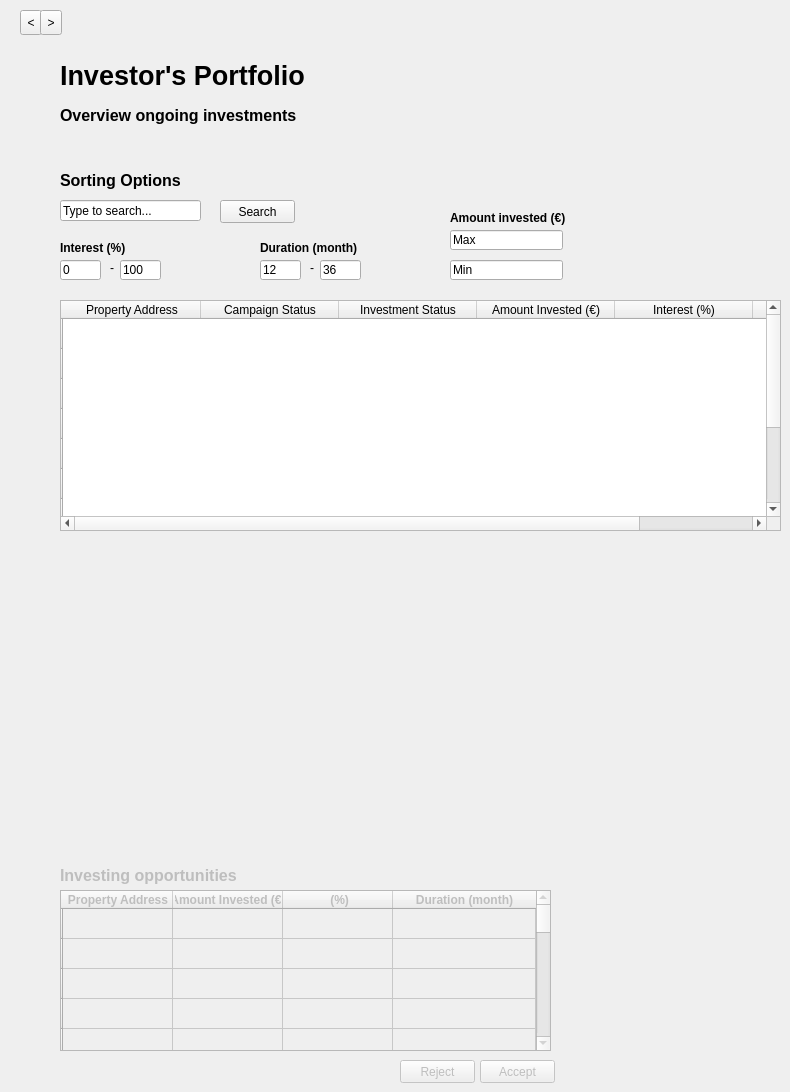
  <widget class="QWidget" name="investors_portfolio">
   <widget class="QLineEdit" name="ip_duration2_lineedit">
    <property name="geometry">
     <rect>
      <x>320</x>
      <y>260</y>
      <width>41</width>
      <height>20</height>
     </rect>
    </property>
    <property name="text">
     <string>36</string>
    </property>
   </widget>
   <widget class="QLabel" name="ip_sorting_options_label">
    <property name="geometry">
     <rect>
      <x>60</x>
      <y>170</y>
      <width>161</width>
      <height>21</height>
     </rect>
    </property>
    <property name="font">
     <font>
      <pointsize>12</pointsize>
      <weight>50</weight>
      <bold>false</bold>
     </font>
    </property>
    <property name="text">
     <string>&lt;html&gt;&lt;head/&gt;&lt;body&gt;&lt;p&gt;&lt;span style=&quot; font-weight:600;&quot;&gt;Sorting Options&lt;/span&gt;&lt;/p&gt;&lt;/body&gt;&lt;/html&gt;</string>
    </property>
   </widget>
   <widget class="QLabel" name="ip_duration_label">
    <property name="geometry">
     <rect>
      <x>260</x>
      <y>240</y>
      <width>151</width>
      <height>16</height>
     </rect>
    </property>
    <property name="font">
     <font>
      <weight>75</weight>
      <bold>true</bold>
     </font>
    </property>
    <property name="text">
     <string>Duration (month)</string>
    </property>
   </widget>
   <widget class="QPushButton" name="ip_search_pushbutton">
    <property name="geometry">
     <rect>
      <x>220</x>
      <y>200</y>
      <width>75</width>
      <height>23</height>
     </rect>
    </property>
    <property name="text">
     <string>Search</string>
    </property>
   </widget>
   <widget class="QLineEdit" name="ip_interest2_lineedit">
    <property name="geometry">
     <rect>
      <x>120</x>
      <y>260</y>
      <width>41</width>
      <height>20</height>
     </rect>
    </property>
    <property name="text">
     <string>100</string>
    </property>
   </widget>
   <widget class="QLabel" name="ip_duration_dash_label">
    <property name="geometry">
     <rect>
      <x>310</x>
      <y>260</y>
      <width>16</width>
      <height>16</height>
     </rect>
    </property>
    <property name="text">
     <string>-</string>
    </property>
   </widget>
   <widget class="QTableWidget" name="ip_investing_opportunities_table">
    <property name="enabled">
     <bool>false</bool>
    </property>
    <property name="geometry">
     <rect>
      <x>60</x>
      <y>890</y>
      <width>491</width>
      <height>161</height>
     </rect>
    </property>
    <property name="maximumSize">
     <size>
      <width>641</width>
      <height>16777215</height>
     </size>
    </property>
    <property name="font">
     <font>
      <weight>75</weight>
      <bold>true</bold>
     </font>
    </property>
    <property name="alternatingRowColors">
     <bool>false</bool>
    </property>
    <attribute name="horizontalHeaderDefaultSectionSize">
     <number>110</number>
    </attribute>
    <attribute name="horizontalHeaderStretchLastSection">
     <bool>true</bool>
    </attribute>
    <row>
     <property name="text">
      <string/>
     </property>
    </row>
    <row>
     <property name="text">
      <string/>
     </property>
    </row>
    <row>
     <property name="text">
      <string/>
     </property>
    </row>
    <row>
     <property name="text">
      <string/>
     </property>
    </row>
    <row>
     <property name="text">
      <string/>
     </property>
    </row>
    <row>
     <property name="text">
      <string/>
     </property>
    </row>
    <row>
     <property name="text">
      <string/>
     </property>
    </row>
    <row>
     <property name="text">
      <string/>
     </property>
    </row>
    <row>
     <property name="text">
      <string/>
     </property>
    </row>
    <row>
     <property name="text">
      <string/>
     </property>
    </row>
    <row>
     <property name="text">
      <string/>
     </property>
    </row>
    <row>
     <property name="text">
      <string/>
     </property>
    </row>
    <row>
     <property name="text">
      <string/>
     </property>
    </row>
    <row>
     <property name="text">
      <string/>
     </property>
    </row>
    <row>
     <property name="text">
      <string/>
     </property>
    </row>
    <row>
     <property name="text">
      <string/>
     </property>
    </row>
    <row>
     <property name="text">
      <string/>
     </property>
    </row>
    <row>
     <property name="text">
      <string/>
     </property>
    </row>
    <row>
     <property name="text">
      <string/>
     </property>
    </row>
    <column>
     <property name="text">
      <string>Property Address</string>
     </property>
    </column>
    <column>
     <property name="text">
      <string>Amount Invested (€)</string>
     </property>
     <property name="font">
      <font>
       <weight>75</weight>
       <bold>true</bold>
      </font>
     </property>
    </column>
    <column>
     <property name="text">
      <string> (%)</string>
     </property>
     <property name="font">
      <font>
       <weight>75</weight>
       <bold>true</bold>
      </font>
     </property>
    </column>
    <column>
     <property name="text">
      <string>Duration (month)</string>
     </property>
     <property name="font">
      <font>
       <weight>75</weight>
       <bold>true</bold>
      </font>
     </property>
    </column>
   </widget>
   <widget class="QLabel" name="ip_ongoing_investments_label">
    <property name="geometry">
     <rect>
      <x>60</x>
      <y>100</y>
      <width>291</width>
      <height>31</height>
     </rect>
    </property>
    <property name="font">
     <font>
      <pointsize>12</pointsize>
      <weight>50</weight>
      <bold>false</bold>
     </font>
    </property>
    <property name="text">
     <string>&lt;html&gt;&lt;head/&gt;&lt;body&gt;&lt;p&gt;&lt;span style=&quot; font-weight:600;&quot;&gt;Overview ongoing investments&lt;/span&gt;&lt;/p&gt;&lt;/body&gt;&lt;/html&gt;</string>
    </property>
   </widget>
   <widget class="QLabel" name="ip_interest_dash_label">
    <property name="geometry">
     <rect>
      <x>110</x>
      <y>260</y>
      <width>16</width>
      <height>16</height>
     </rect>
    </property>
    <property name="text">
     <string>-</string>
    </property>
   </widget>
   <widget class="QLabel" name="ip_investors_portfolio_label">
    <property name="geometry">
     <rect>
      <x>60</x>
      <y>60</y>
      <width>311</width>
      <height>31</height>
     </rect>
    </property>
    <property name="font">
     <font>
      <pointsize>20</pointsize>
      <weight>75</weight>
      <bold>true</bold>
     </font>
    </property>
    <property name="text">
     <string>Investor's Portfolio</string>
    </property>
   </widget>
   <widget class="QLineEdit" name="ip_duration1_lineedit">
    <property name="geometry">
     <rect>
      <x>260</x>
      <y>260</y>
      <width>41</width>
      <height>20</height>
     </rect>
    </property>
    <property name="text">
     <string>12</string>
    </property>
   </widget>
   <widget class="QLineEdit" name="ip_min_amount_lineedit">
    <property name="geometry">
     <rect>
      <x>450</x>
      <y>260</y>
      <width>113</width>
      <height>20</height>
     </rect>
    </property>
    <property name="text">
     <string>Min</string>
    </property>
   </widget>
   <widget class="QPushButton" name="ip_reject_pushbutton">
    <property name="enabled">
     <bool>false</bool>
    </property>
    <property name="geometry">
     <rect>
      <x>400</x>
      <y>1060</y>
      <width>75</width>
      <height>23</height>
     </rect>
    </property>
    <property name="text">
     <string>Reject</string>
    </property>
   </widget>
   <widget class="QLabel" name="ip_amount_invested_label">
    <property name="geometry">
     <rect>
      <x>450</x>
      <y>210</y>
      <width>171</width>
      <height>16</height>
     </rect>
    </property>
    <property name="font">
     <font>
      <weight>75</weight>
      <bold>true</bold>
     </font>
    </property>
    <property name="text">
     <string>Amount invested (€)</string>
    </property>
   </widget>
   <widget class="QLineEdit" name="ip_max_lineedit">
    <property name="geometry">
     <rect>
      <x>450</x>
      <y>230</y>
      <width>113</width>
      <height>20</height>
     </rect>
    </property>
    <property name="text">
     <string>Max</string>
    </property>
   </widget>
   <widget class="QLabel" name="ip_investing_opportunities_label">
    <property name="enabled">
     <bool>false</bool>
    </property>
    <property name="geometry">
     <rect>
      <x>60</x>
      <y>860</y>
      <width>221</width>
      <height>31</height>
     </rect>
    </property>
    <property name="font">
     <font>
      <pointsize>12</pointsize>
      <weight>50</weight>
      <bold>false</bold>
     </font>
    </property>
    <property name="text">
     <string>&lt;html&gt;&lt;head/&gt;&lt;body&gt;&lt;p&gt;&lt;span style=&quot; font-weight:600;&quot;&gt;Investing opportunities&lt;/span&gt;&lt;/p&gt;&lt;/body&gt;&lt;/html&gt;</string>
    </property>
   </widget>
   <widget class="QLabel" name="ip_interest_label">
    <property name="geometry">
     <rect>
      <x>60</x>
      <y>240</y>
      <width>81</width>
      <height>16</height>
     </rect>
    </property>
    <property name="font">
     <font>
      <weight>75</weight>
      <bold>true</bold>
     </font>
    </property>
    <property name="text">
     <string>Interest (%)</string>
    </property>
   </widget>
   <widget class="QLineEdit" name="ip_interest1_lineedit">
    <property name="geometry">
     <rect>
      <x>60</x>
      <y>260</y>
      <width>41</width>
      <height>20</height>
     </rect>
    </property>
    <property name="text">
     <string>0</string>
    </property>
   </widget>
   <widget class="QPushButton" name="ip_accept_pushbutton">
    <property name="enabled">
     <bool>false</bool>
    </property>
    <property name="geometry">
     <rect>
      <x>480</x>
      <y>1060</y>
      <width>75</width>
      <height>23</height>
     </rect>
    </property>
    <property name="text">
     <string>Accept</string>
    </property>
   </widget>
   <widget class="QLineEdit" name="ip_search_lineedit">
    <property name="geometry">
     <rect>
      <x>60</x>
      <y>200</y>
      <width>141</width>
      <height>21</height>
     </rect>
    </property>
    <property name="text">
     <string>Type to search...</string>
    </property>
   </widget>
   <widget class="QToolButton" name="prev_8">
    <property name="geometry">
     <rect>
      <x>20</x>
      <y>10</y>
      <width>22</width>
      <height>25</height>
     </rect>
    </property>
    <property name="text">
     <string>&lt;</string>
    </property>
   </widget>
   <widget class="QToolButton" name="next_8">
    <property name="geometry">
     <rect>
      <x>40</x>
      <y>10</y>
      <width>22</width>
      <height>25</height>
     </rect>
    </property>
    <property name="text">
     <string>&gt;</string>
    </property>
   </widget>
   <widget class="QTableWidget" name="fiplr1_loan_requests_table_3">
    <property name="enabled">
     <bool>true</bool>
    </property>
    <property name="geometry">
     <rect>
      <x>60</x>
      <y>300</y>
      <width>721</width>
      <height>231</height>
     </rect>
    </property>
    <property name="sizePolicy">
     <sizepolicy hsizetype="Expanding" vsizetype="Expanding">
      <horstretch>0</horstretch>
      <verstretch>0</verstretch>
     </sizepolicy>
    </property>
    <property name="maximumSize">
     <size>
      <width>800</width>
      <height>16777215</height>
     </size>
    </property>
    <property name="toolTip">
     <string>&lt;html&gt;&lt;head/&gt;&lt;body&gt;&lt;p&gt;&lt;br/&gt;&lt;/p&gt;&lt;/body&gt;&lt;/html&gt;</string>
    </property>
    <property name="editTriggers">
     <set>QAbstractItemView::NoEditTriggers</set>
    </property>
    <property name="dragEnabled">
     <bool>false</bool>
    </property>
    <property name="selectionMode">
     <enum>QAbstractItemView::SingleSelection</enum>
    </property>
    <property name="selectionBehavior">
     <enum>QAbstractItemView::SelectRows</enum>
    </property>
    <property name="showGrid">
     <bool>false</bool>
    </property>
    <property name="sortingEnabled">
     <bool>true</bool>
    </property>
    <property name="wordWrap">
     <bool>false</bool>
    </property>
    <attribute name="horizontalHeaderDefaultSectionSize">
     <number>138</number>
    </attribute>
    <attribute name="verticalHeaderDefaultSectionSize">
     <number>30</number>
    </attribute>
    <row>
     <property name="text">
      <string/>
     </property>
    </row>
    <row>
     <property name="text">
      <string/>
     </property>
    </row>
    <row>
     <property name="text">
      <string/>
     </property>
    </row>
    <row>
     <property name="text">
      <string/>
     </property>
    </row>
    <row>
     <property name="text">
      <string/>
     </property>
    </row>
    <row>
     <property name="text">
      <string/>
     </property>
    </row>
    <row>
     <property name="text">
      <string/>
     </property>
    </row>
    <row>
     <property name="text">
      <string/>
     </property>
    </row>
    <row>
     <property name="text">
      <string/>
     </property>
    </row>
    <row>
     <property name="text">
      <string/>
     </property>
    </row>
    <column>
     <property name="text">
      <string>Property Address</string>
     </property>
     <property name="font">
      <font>
       <kerning>true</kerning>
      </font>
     </property>
    </column>
    <column>
     <property name="text">
      <string>Campaign Status</string>
     </property>
    </column>
    <column>
     <property name="text">
      <string>Investment Status</string>
     </property>
    </column>
    <column>
     <property name="text">
      <string>Amount Invested (€)</string>
     </property>
    </column>
    <column>
     <property name="text">
      <string>Interest (%)</string>
     </property>
    </column>
    <column>
     <property name="text">
      <string>Duration (month)</string>
     </property>
    </column>
    <item row="0" column="0">
     <property name="text">
      <string/>
     </property>
    </item>
    <item row="0" column="1">
     <property name="text">
      <string/>
     </property>
    </item>
    <item row="0" column="2">
     <property name="text">
      <string/>
     </property>
    </item>
    <item row="0" column="3">
     <property name="text">
      <string/>
     </property>
    </item>
   </widget>
  </widget>
